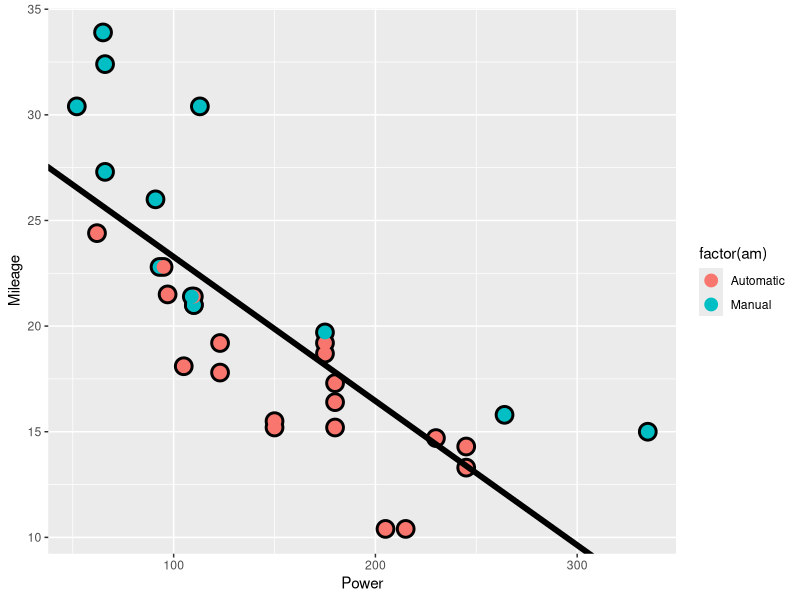
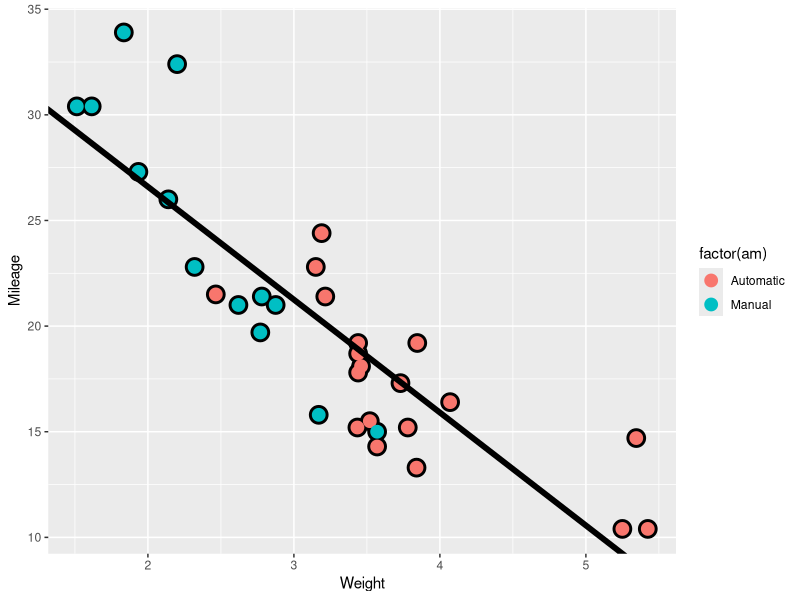
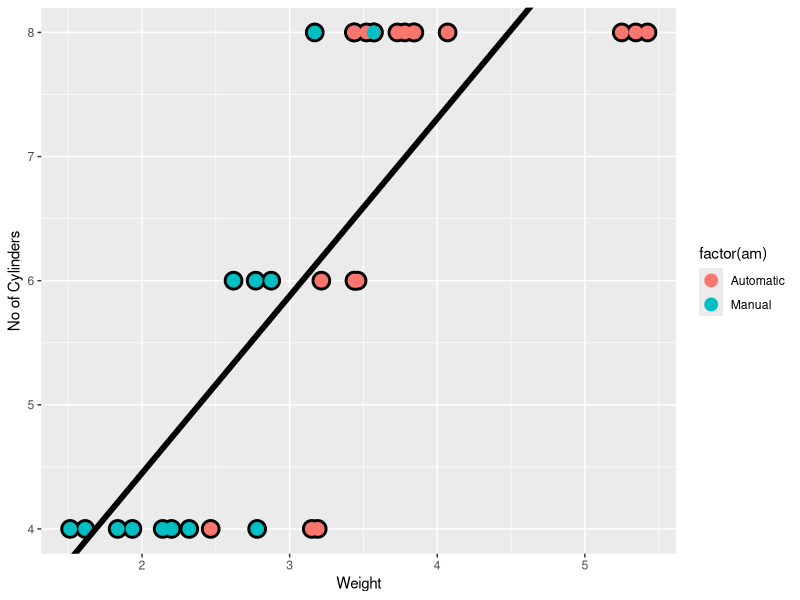
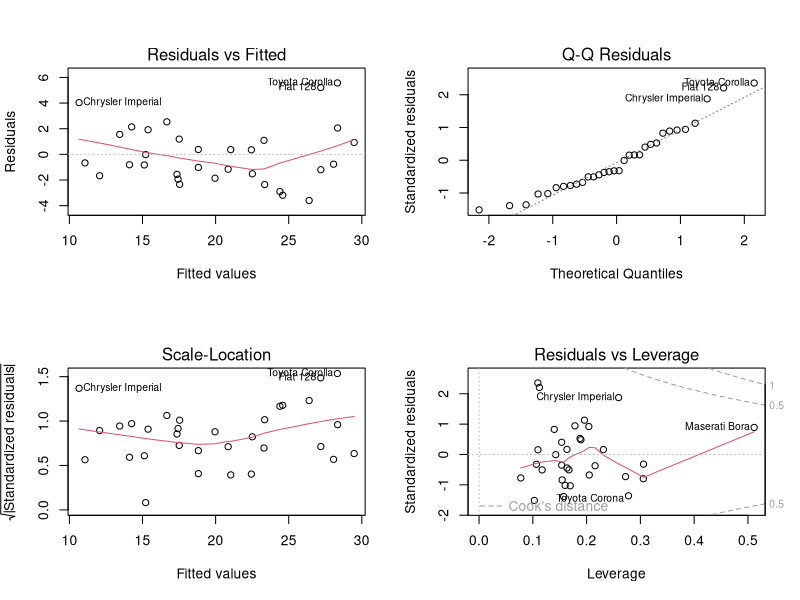

Here is the R script that generated these plots, in order:
## ---- chunk 1
library(ggplot2)
library(dplyr)
data(mtcars)

## ---- chunk 2
par(mfrow = c(2, 2))
mainfit <- lm(mpg ~ wt + hp + cyl + disp + factor(am), data = mtcars)
summary(mainfit)$coefficients
## ---- chunk 3

model1 <- lm(mpg ~ factor(am), mtcars)
coef(model1)
## ---- chunk 4

model2 <- lm(wt ~ mpg, mtcars)
coef(model2)
## ---- chunk 5

model3 <- lm(wt ~ factor(cyl), mtcars)
coef(model3)
## ---- chunk 6
fit <- lm(mpg ~ wt, data = mtcars)
fit2 <- update(fit, mpg ~ wt + hp)
fit3 <- update(fit, mpg ~ wt + hp + cyl)
fit4 <- update(fit, mpg ~ wt + hp + cyl + factor(am))

anova(fit, fit2, fit3, fit4)

## ---- chunk 7
fit <- lm(mpg ~ factor(am), data = mtcars)
fit2 <- update(fit, mpg ~ factor(am) +wt)
fit3 <- update(fit, mpg ~ factor(am) +wt + hp)
fit4 <- update(fit, mpg ~ factor(am) + wt + hp + cyl)

anova(fit, fit2, fit3, fit4)
## ---- chunk 8
rownames(mtcars)
## ---- chunk 9
g1 <- ggplot(aes(x = factor(am)), data = mtcars, colour = "#ffccff") + geom_histogram(binwidth = 1, colour = "#ffccff")
## ---- chunk 10
g2 <- ggplot(aes(x = factor(cyl)), data = mtcars) + geom_histogram(binwidth = 1)
## ---- chunk 11
newcars <- mutate(mtcars, efficiency = round(mpg/10, digit = 0))
g3 <- ggplot(aes(x = factor(efficiency)), data = newcars) + geom_histogram(binwidth = 1)

## ---- chunk 12
fit = lm(mpg ~ hp, data = newcars)

g = ggplot(newcars, aes(x = hp, y = mpg, colour = factor(am)))
g = g + geom_point(size = 6, colour = "black") + geom_point(size = 4)
g = g + xlab("Power") + ylab("Mileage")
g = g + scale_colour_discrete(labels=c("Automatic", "Manual"))
g = g + geom_abline(intercept = coef(fit)[1], slope = coef(fit)[2], size = 2)
g

## ---- chunk 13
fit = lm(mpg ~ wt, data = newcars)

g = ggplot(newcars, aes(x = wt, y = mpg, colour = factor(am)))

g = g + geom_point(size = 6, colour = "black") + geom_point(size = 4)
g = g + xlab("Weight") + ylab("Mileage")
g = g + scale_colour_discrete(labels=c("Automatic", "Manual"))
g = g + geom_abline(intercept = coef(fit)[1], slope = coef(fit)[2], size = 2)
g

## ---- chunk 14
fit = lm(cyl ~ wt, data = newcars)

g = ggplot(newcars, aes(x = wt, y = cyl, colour = factor(am)))

g = g + geom_point(size = 6, colour = "black") + geom_point(size = 4)
g = g + xlab("Weight") + ylab("No of Cylinders")
g = g + scale_colour_discrete(labels=c("Automatic", "Manual"))
g = g + geom_abline(intercept = coef(fit)[1], slope = coef(fit)[2], size = 2)
g

## ---- chunk 15
par(mfrow = c(2, 2))
plot(mainfit)
